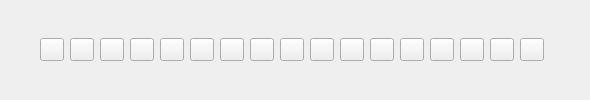
        <widget class="QFrame" name="frame_2">
         <property name="sizePolicy">
          <sizepolicy hsizetype="Expanding" vsizetype="Preferred">
           <horstretch>0</horstretch>
           <verstretch>0</verstretch>
          </sizepolicy>
         </property>
         <property name="autoFillBackground">
          <bool>false</bool>
         </property>
         <property name="frameShape">
          <enum>QFrame::NoFrame</enum>
         </property>
         <property name="frameShadow">
          <enum>QFrame::Plain</enum>
         </property>
         <layout class="QHBoxLayout" name="horizontalLayout_6">
          <property name="margin">
           <number>0</number>
          </property>
          <item>
           <layout class="QHBoxLayout" name="horizontalLayout">
            <item>
             <spacer name="horizontalSpacer_6">
              <property name="orientation">
               <enum>Qt::Horizontal</enum>
              </property>
              <property name="sizeHint" stdset="0">
               <size>
                <width>40</width>
                <height>20</height>
               </size>
              </property>
             </spacer>
            </item>
            <item>
             <widget class="QToolButton" name="acute_accent_toolButton">
              <property name="text">
               <string/>
              </property>
              <property name="icon">
               <iconset resource="mtext.qrc">
                <normaloff>:/bitmaps/aa.svg</normaloff>:/bitmaps/aa.svg</iconset>
              </property>
             </widget>
            </item>
            <item>
             <widget class="QToolButton" name="grave_accent_toolButton">
              <property name="text">
               <string/>
              </property>
              <property name="icon">
               <iconset resource="mtext.qrc">
                <normaloff>:/bitmaps/ga.svg</normaloff>:/bitmaps/ga.svg</iconset>
              </property>
             </widget>
            </item>
            <item>
             <widget class="QToolButton" name="lkav_toolButton">
              <property name="text">
               <string/>
              </property>
              <property name="icon">
               <iconset resource="mtext.qrc">
                <normaloff>:/bitmaps/leftkav.svg</normaloff>:/bitmaps/leftkav.svg</iconset>
              </property>
             </widget>
            </item>
            <item>
             <widget class="QToolButton" name="rkav_toolButton">
              <property name="text">
               <string/>
              </property>
              <property name="icon">
               <iconset resource="mtext.qrc">
                <normaloff>:/bitmaps/rightkav.svg</normaloff>:/bitmaps/rightkav.svg</iconset>
              </property>
             </widget>
            </item>
            <item>
             <widget class="QToolButton" name="lapki1_toolButton">
              <property name="text">
               <string/>
              </property>
              <property name="icon">
               <iconset resource="mtext.qrc">
                <normaloff>:/bitmaps/lapki1.svg</normaloff>:/bitmaps/lapki1.svg</iconset>
              </property>
             </widget>
            </item>
            <item>
             <widget class="QToolButton" name="lapki2_toolButton">
              <property name="text">
               <string/>
              </property>
              <property name="icon">
               <iconset resource="mtext.qrc">
                <normaloff>:/bitmaps/lapki2.svg</normaloff>:/bitmaps/lapki2.svg</iconset>
              </property>
             </widget>
            </item>
            <item>
             <widget class="QToolButton" name="number_toolButton">
              <property name="text">
               <string/>
              </property>
              <property name="icon">
               <iconset resource="mtext.qrc">
                <normaloff>:/bitmaps/num.svg</normaloff>:/bitmaps/num.svg</iconset>
              </property>
             </widget>
            </item>
            <item>
             <widget class="QToolButton" name="deg_toolButton">
              <property name="text">
               <string/>
              </property>
              <property name="icon">
               <iconset resource="mtext.qrc">
                <normaloff>:/bitmaps/deg.svg</normaloff>:/bitmaps/deg.svg</iconset>
              </property>
             </widget>
            </item>
            <item>
             <widget class="QToolButton" name="endash_toolButton">
              <property name="toolTip">
               <string>En dash</string>
              </property>
              <property name="text">
               <string/>
              </property>
              <property name="icon">
               <iconset resource="mtext.qrc">
                <normaloff>:/bitmaps/endash.svg</normaloff>:/bitmaps/endash.svg</iconset>
              </property>
             </widget>
            </item>
            <item>
             <widget class="QToolButton" name="emdash_toolButton">
              <property name="toolTip">
               <string>Em dash</string>
              </property>
              <property name="text">
               <string/>
              </property>
              <property name="icon">
               <iconset resource="mtext.qrc">
                <normaloff>:/bitmaps/emdash.svg</normaloff>:/bitmaps/emdash.svg</iconset>
              </property>
             </widget>
            </item>
            <item>
             <widget class="QToolButton" name="tm_toolButton">
              <property name="text">
               <string/>
              </property>
              <property name="icon">
               <iconset resource="mtext.qrc">
                <normaloff>:/bitmaps/tm.svg</normaloff>:/bitmaps/tm.svg</iconset>
              </property>
             </widget>
            </item>
            <item>
             <widget class="QToolButton" name="c_toolButton">
              <property name="text">
               <string/>
              </property>
             </widget>
            </item>
            <item>
             <widget class="QToolButton" name="r_toolButton">
              <property name="text">
               <string/>
              </property>
             </widget>
            </item>
            <item>
             <widget class="QToolButton" name="rupee_toolButton">
              <property name="text">
               <string/>
              </property>
              <property name="icon">
               <iconset resource="mtext.qrc">
                <normaloff>:/bitmaps/rupee.svg</normaloff>:/bitmaps/rupee.svg</iconset>
              </property>
             </widget>
            </item>
            <item>
             <widget class="QToolButton" name="euro_toolButton">
              <property name="text">
               <string/>
              </property>
              <property name="icon">
               <iconset resource="mtext.qrc">
                <normaloff>:/bitmaps/euro.svg</normaloff>:/bitmaps/euro.svg</iconset>
              </property>
             </widget>
            </item>
            <item>
             <widget class="QToolButton" name="rub_toolButton">
              <property name="text">
               <string/>
              </property>
              <property name="icon">
               <iconset resource="mtext.qrc">
                <normaloff>:/bitmaps/rub.svg</normaloff>:/bitmaps/rub.svg</iconset>
              </property>
             </widget>
            </item>
            <item>
             <widget class="QToolButton" name="lira_toolButton">
              <property name="text">
               <string/>
              </property>
              <property name="icon">
               <iconset resource="mtext.qrc">
                <normaloff>:/bitmaps/lira.svg</normaloff>:/bitmaps/lira.svg</iconset>
              </property>
             </widget>
            </item>
            <item>
             <spacer name="horizontalSpacer">
              <property name="orientation">
               <enum>Qt::Horizontal</enum>
              </property>
              <property name="sizeHint" stdset="0">
               <size>
                <width>40</width>
                <height>20</height>
               </size>
              </property>
             </spacer>
            </item>
           </layout>
          </item>
          <item>
           <widget class="QFrame" name="toolbar_frame">
            <property name="sizePolicy">
             <sizepolicy hsizetype="Expanding" vsizetype="Preferred">
              <horstretch>0</horstretch>
              <verstretch>0</verstretch>
             </sizepolicy>
            </property>
            <property name="contextMenuPolicy">
             <enum>Qt::NoContextMenu</enum>
            </property>
            <property name="frameShape">
             <enum>QFrame::NoFrame</enum>
            </property>
            <property name="frameShadow">
             <enum>QFrame::Plain</enum>
            </property>
           </widget>
          </item>
         </layout>
        </widget>
